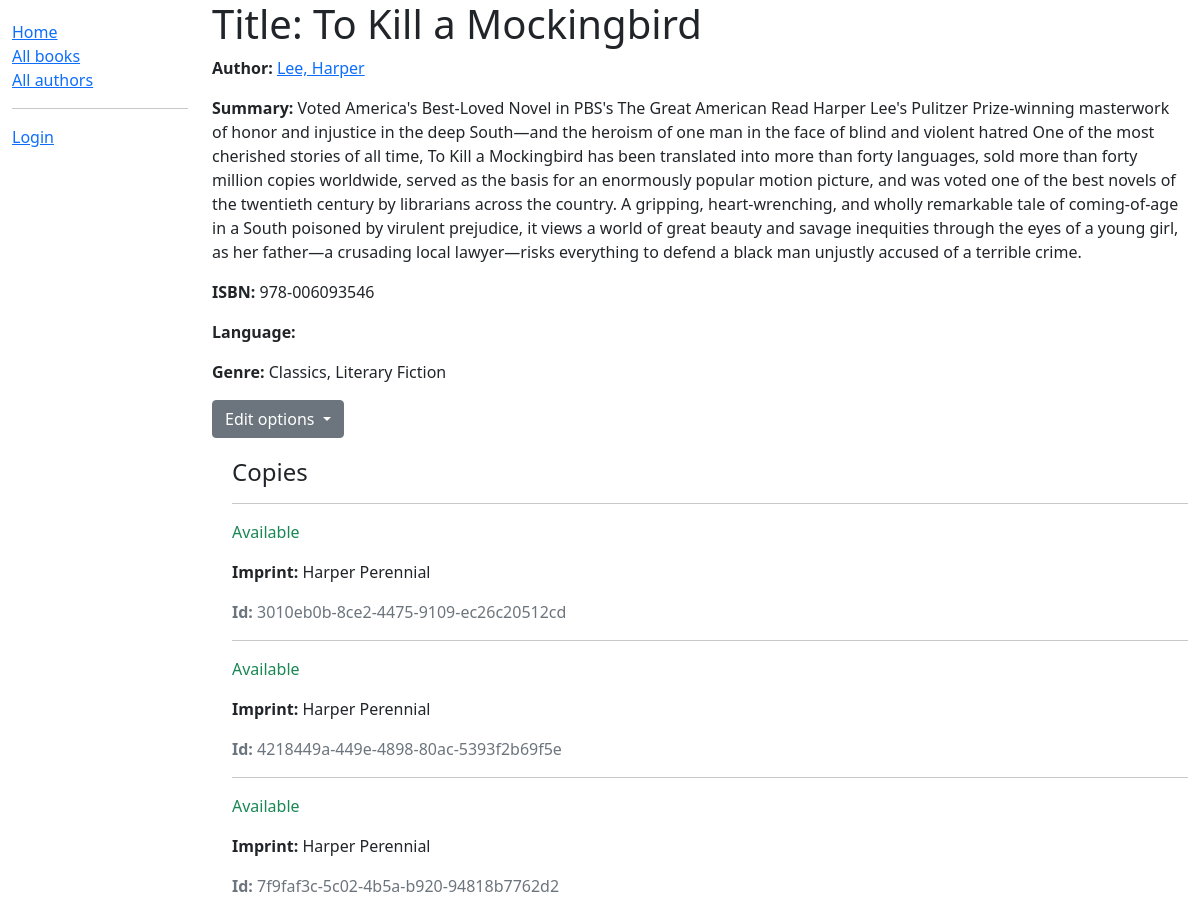
/catalog/book/3, run on the app's committed database.
### catalog/models.py (models this page shows, shortened)
class Book(models.Model):
    title = models.CharField(max_length=200)
    author = models.ForeignKey('Author', on_delete=models.SET_NULL, null=True)
    summary = models.TextField(max_length=1000, help_text="Enter a brief description of the book")
    isbn = models.CharField('ISBN',max_length=13, help_text='13 Character <a href="https://www.isbn-international.org/content/what-isbn">ISBN number</a>')
    genre = models.ManyToManyField(Genre, help_text="Select a genre for this book")
    def display_genre(self):
        """
        Creates a string for the Genre. This is required to display genre in Admin.
        """
        return ', '.join([genre.name for genre in self.genre.all()[:3]])
    display_genre.short_description = 'Genre'

class Author(models.Model):
    first_name = models.CharField(max_length=100)
    last_name = models.CharField(max_length=100)
    date_of_birth = models.DateField(null=True, blank=True)
    date_of_death = models.DateField('died', null=True, blank=True)
    def __str__(self):
        return '%s, %s' % (self.last_name, self.first_name)
    class Meta:
        ordering = ['last_name']

class Genre(models.Model):
    name = models.CharField(max_length=200, help_text="Enter a book genre (e.g. Science Fiction, French Poetry etc.)")
    def __str__(self):
        return self.name

class BookInstance(models.Model):
    id = models.UUIDField(primary_key=True, default=uuid.uuid4, help_text="Unique ID for this particular book across whole library")
    book = models.ForeignKey('Book', on_delete=models.SET_NULL, null=True)
    imprint = models.CharField(max_length=200)
    due_back = models.DateField(null=True, blank=True)
    LOAN_STATUS = (
        ('m', 'Maintenance'),
        ('o', 'On loan'),
        ('a', 'Available'),
        ('r', 'Reserved'),
    )
    status = models.CharField(max_length=1, choices=LOAN_STATUS, blank=True, default='m', help_text='Book availability')
    borrower = models.ForeignKey(User, on_delete=models.SET_NULL, null=True, blank=True)
    class Meta:
        ordering = ["due_back"]
        permissions = (("can_view_all", "Can view all instances and their status"),)

### catalog/views.py (the view)
# urls.py: re_path(r'^book/(?P<pk>\d+)$', views.BookDetailView.as_view(), name='book-detail'), # "pk" because of class expectation
class BookDetailView(generic.DetailView):
    model = Book

### templates/catalog/book_detail.html (shortened to what this page needs)
{% extends "catalog/../base_generic.html" %}
{% block content %}
  <h1>Title: {{ book.title }}</h1>
  <p><strong>Author:</strong> <a href="{% url 'author-detail' book.author.pk %}">{{ book.author }}</a></p>
  <p><strong>Summary:</strong> {{ book.summary }}</p>
  <p><strong>ISBN:</strong> {{ book.isbn }}</p>
  <p><strong>Language:</strong> {{ book.language }}</p>
  <p><strong>Genre:</strong> {% for genre in book.genre.all %} {{ genre }}{% if not forloop.last %}, {% endif %}{% endfor %}</p>
    <div class="dropdown">
        <button class="btn btn-secondary dropdown-toggle" type="button" id="dropdownMenuButton1" data-bs-toggle="dropdown" aria-expanded="false">
            Edit options
        </button>
    </div>
  <div style="margin-left:20px;margin-top:20px">
    <h4>Copies</h4>
    {% for copy in book.bookinstance_set.all %}
    <hr>
    <p class="{% if copy.status == 'a' %}text-success{% elif copy.status == 'd' %}text-danger{% else %}text-warning{% endif %}">{{ copy.get_status_display }}</p>
    <p><strong>Imprint:</strong> {{copy.imprint}}</p>
    <p class="text-muted"><strong>Id:</strong> {{copy.id}}</p>
    {% endfor %}
  </div>
{% endblock %}

### data on the page
Book: author "Lee, Harper", summary "Voted America's Best-Loved Novel in PBS's The Great American Read Harper Lee's Pulitzer Prize-winning masterwork of honor and injustice in the deep South—and the heroism of one man in the face of blind and violent hatred One of the most cherished stories of all time, To Kill a Mockingbird has been translated into more than forty languages, sold more than forty million copies worldwide, served as the basis for an enormously popular motion picture, and was voted one of the best novels of the twentieth century by librarians across the country. A gripping, heart-wrenching, and wholly remarkable tale of coming-of-age in a South poisoned by virulent prejudice, it views a world of great beauty and…", isbn "978-006093546"
Genre: name "Classics"
Genre: name "Literary Fiction"
BookInstance: status "Available", imprint "Harper Perennial", id "3010eb0b-8ce2-4475-9109-ec26c20512cd"
BookInstance: status "Available", imprint "Harper Perennial", id "4218449a-449e-4898-80ac-5393f2b69f5e"
BookInstance: status "Available", imprint "Harper Perennial", id "7f9faf3c-5c02-4b5a-b920-94818b7762d2"
